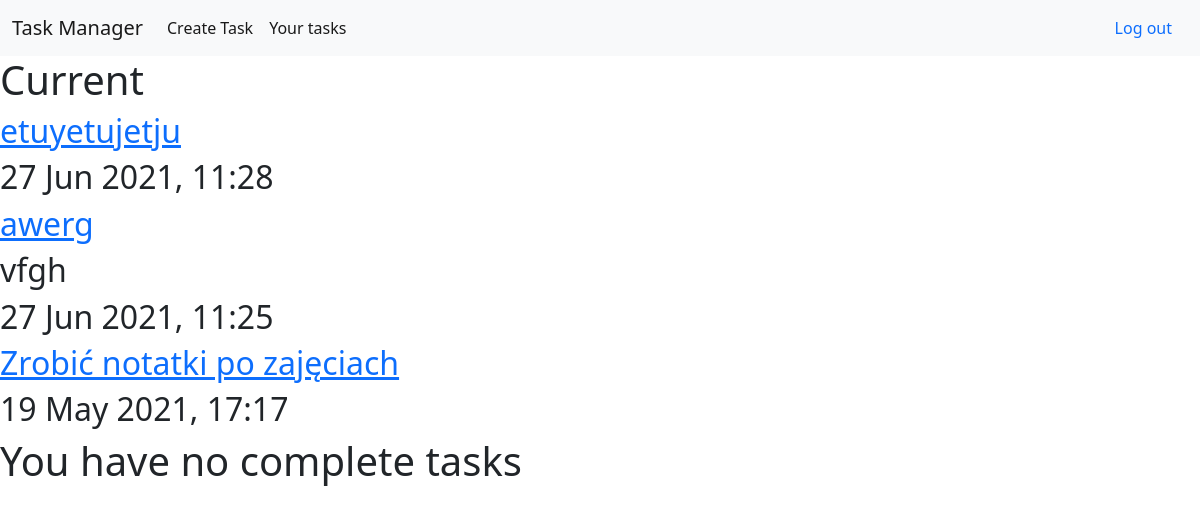
Before: /tasks (signed in) with the older database file.
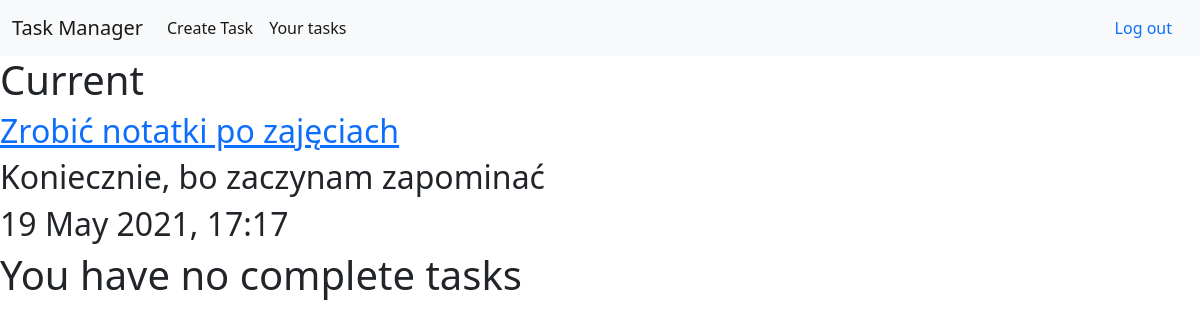
After: the same page with the newer database file.
### toDo/models.py (models this page shows, shortened)
class Task(models.Model):
    title = models.CharField(max_length=300)
    description = models.TextField(blank=True)
    importance = models.BooleanField(default=False)
    creation_date = models.DateTimeField(auto_now_add=True)
    completion_date = models.DateTimeField(blank=True, null=True)#większość pól z wyjątkiem charfield i textfield wymagają blank i null = True
    user = models.ForeignKey(User, on_delete=models.CASCADE) #on_delete=models.CASCADE = wpis zniknie, jeśli usuniemy usera

### toDo/views.py (the view)
# urls.py: path('tasks', views.tasks, name="tasks"),
@login_required
def tasks(request):
    current = Task.objects.filter(user=request.user, completion_date__isnull=True).order_by('-creation_date') #request.user to jest ten user, aktualnie zalogowany
    complete = Task.objects.filter(user=request.user, completion_date__isnull=False).order_by('-completion_date') #request.user to jest ten user, aktualnie zalogowany
    return render(request, 'tasks.html', {"current": current, "complete": complete})

### toDo/templates/tasks.html (shortened to what this page needs)
{% extends 'base.html' %}
{% block content %}
{% if current %}
<h1>Current</h1>
{% else %}
<h1>You have no more tasks.</h1>
{% endif %}
{% for task in current %}
<a href="{% url 'edit' task.id %}"><h2>{{task.title}}</h2></a>
<h2>{{task.description}}</h2>
<h2>{{task.creation_date|date:"d M Y, G:i"}}</h2>
{% endfor %}
{% if complete %}
<h1>Completed</h1>
{% else %}
<h1>You have no complete tasks</h1>
{% endif %}
{% endblock content %}

### toDo/templates/base.html (shortened to what this page needs)
<!doctype html>
<html lang="en">
  <head>
    <link href="https://cdn.jsdelivr.net/npm/bootstrap@5.0.2/dist/css/bootstrap.min.css" rel="stylesheet">
  </head>
  <body>
  <nav class="navbar navbar-expand-lg navbar-light bg-light">
  <div class="container-fluid">
    <a class="navbar-brand" href="#">Task Manager</a>
    <div class="collapse navbar-collapse" id="navbarSupportedContent">
      <ul class="navbar-nav me-auto mb-2 mb-lg-0">
        <li class="nav-item">
          <a class="nav-link active" aria-current="page" href="{% url 'create' %}">Create Task</a>
        </li>
        <li class="nav-item">
          <a class="nav-link active" href="{%url 'tasks' %}">Your tasks</a>
        </li>
             </ul>
      <div class="d-flex">
        {% if user.is_authenticated %}
        <a class="nav-link active" href="{% url 'logout'%}">Log out</a>
        {% else %}
        <a class="nav-link active" href="{% url 'log' %}">Log in</a>
        <a class="nav-link active" href="{% url 'register' %}">Sign up</a>
        {% endif %}
      </div>
    </div>
  </div>
</nav>
  {% block content%}
  {% endblock content %}
  </body>
</html>

Changed rows visible on the page:
removed Task: title "etuyetujetju", creation_date "27 Jun 2021, 11:28"
no longer on this page (row edited): Task: title "awerg", description "vfgh", creation_date "27 Jun 2021, 11:25"
changed Task "Zrobić notatki po zajęciach": description (not shown) → "Koniecznie, bo zaczynam zapominać"
